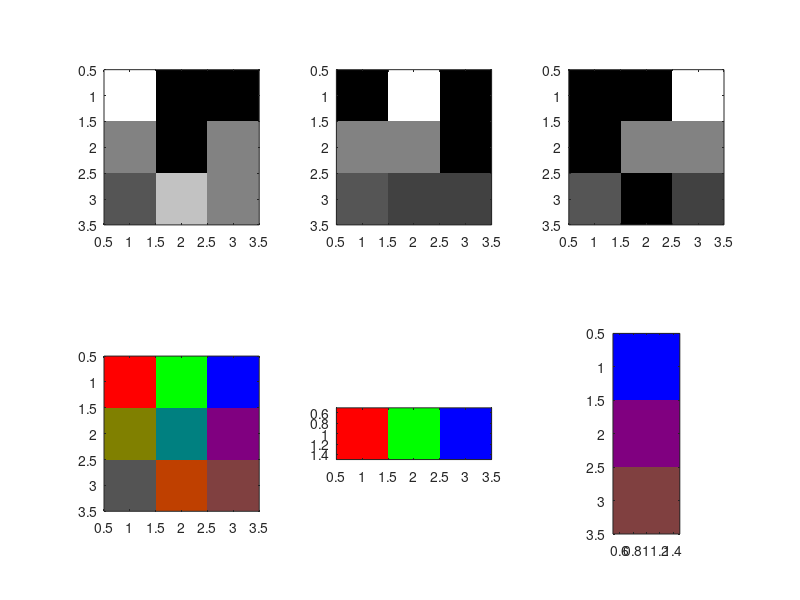

Write MATLAB code to recreate this figure.
% Define matrices R, G and B
R = [1 0 0;0.5 0 0.5;0.33 0.75 0.5];
G = [0 1 0;0.5 0.5 0;0.33 0.25 0.25];
B = [0 0 1;0 0.5 0.5;0.33 0 0.25];

% Use the imagesc function to display matrix R with square pixels and a gray colormap
subplot(2,3,1)
imagesc(R)
axis image
colormap gray



% Use the imagesc function to display matrix G with square pixels
subplot(2,3,2)
imagesc(G)
axis image
colormap gray


% Use the imagesc function to display matrix B with square pixels
subplot(2,3,3)
imagesc(B)
axis image
colormap gray


% Construct a 3D array called color out of matrices R, G and B
color = R;
color(:,:,2)=G
color(:,:,3)=B

% Use the imagesc function to display 3D array color with square pixels
subplot(2,3,4)
imagesc(color(:,:,:))
axis image

% Use the imagesc function to display the first row of color with square pixels
subplot(2,3,5)
imagesc(color(1,:,:))
axis image

% Use the imagesc function to display the third column of color with square pixels
subplot(2,3,6)
imagesc(color(:,3,:))
axis image